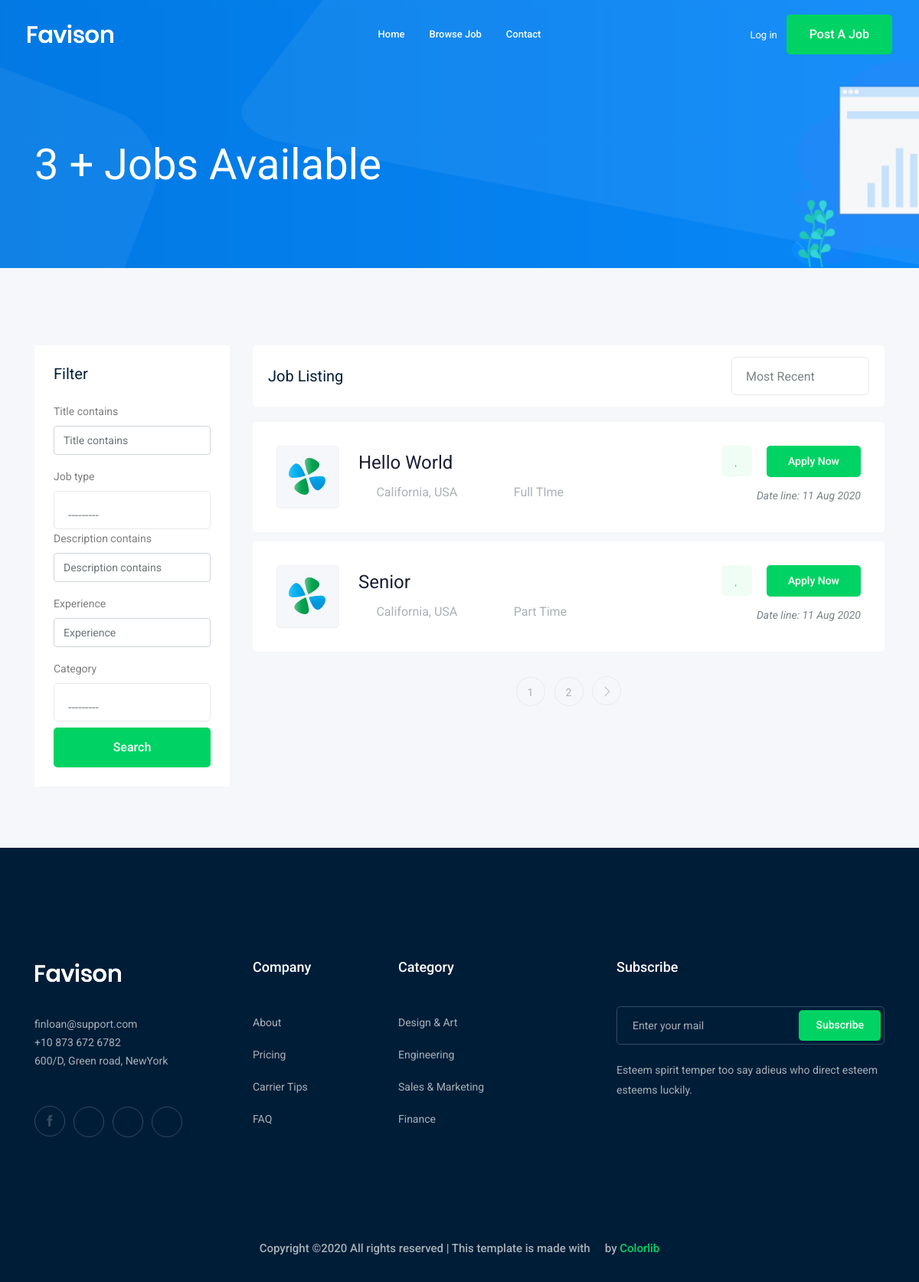
The page /job/ on the database its author committed.
### job/models.py (models this page shows, shortened)
class job(models.Model): # each class equal table in db
    owner = models.ForeignKey(User,related_name='job_owner', on_delete=models.CASCADE)
    title = models.CharField(max_length=100)
    job_type = models.CharField(max_length=15,choices=JOB_TYPE)
    description = models.TextField(max_length=1000)
    published_at = models.DateTimeField(auto_now=True)
    vacancy = models.IntegerField(default=1)
    salary = models.IntegerField(default=0)
    experience = models.IntegerField(default=1)
    category = models.ForeignKey('category',on_delete=models.CASCADE)
    image = models.ImageField(upload_to=image_upload)
    slug = models.SlugField(blank=True,null=True)
    def __str__(self):
        return self.title

### job/views.py (the view)
# urls.py: path('',views.job_list,name = "job_list"),
def job_list(request):
    job_list = job.objects.all()
    myfilter = JobFilter(request.GET,queryset=job_list)
    job_list = myfilter.qs
    n = 2
    paginator = Paginator(job_list,n) #show n page
    page_number = request.GET.get('page')
    page_obj = paginator.get_page(page_number)
    context = {'jobs':job_list,'page':page_obj,'myfilter':myfilter }
    return render(request,'job/job_list.html',context)

### job/models.py (called while the page is built)
    def __str__(self):
        return self.name

### job/templates/job/job_list.html (shortened to what this page needs)
{% extends 'base.html' %}
{% load bootstrap4 %}
{% block body %}
<div class="bradcam_area bradcam_bg_1">
<div class="container">
    <div class="row">
        <div class="col-xl-12">
            <div class="bradcam_text">
                <h3>{{jobs.count}} + Jobs Available</h3>
            </div>
        </div>
    </div>
</div>
</div>
<div class="job_listing_area plus_padding">
    <div class="container">
        <div class="row">
            <div class="col-lg-3">
                <div class="job_filter white-bg">
                    <div class="form_inner white-bg">
                        <h3>Filter</h3>
                        <form method="GET">
                        {% bootstrap_form myfilter.form %}
                        <input type="submit" value="Search" class="mt-2 boxed-btn3 w-100">
                        </form>
                    </div>
                </div>
            </div>
            <div class="col-lg-9">
                <div class="recent_joblist_wrap">
                    <div class="recent_joblist white-bg ">
                        <div class="row align-items-center">
                            <div class="col-md-6">
                                <h4>Job Listing</h4>
                            </div>
                            <div class="col-md-6">
                                <div class="serch_cat d-flex justify-content-end">
                                </div>
                            </div>
                        </div>
                    </div>
                </div>
                <div class="job_lists m-0">
                    <div class="row">
                        {% for i in page %}
                        <div class="col-lg-12 col-md-12">
                            <div class="single_jobs white-bg d-flex justify-content-between">
                                <div class="jobs_left d-flex align-items-center">
                                    <div class="thumb">
                                        <img src="img/svg_icon/1.svg" alt="">
                                    </div>
                                    <div class="jobs_conetent">
                                        <a href="{% url 'jobs:job_detail' i.slug %}"><h4>{{i}}</h4></a>
                                        <div class="links_locat d-flex align-items-center">
                                            <div class="location">
                                                <p> <i class="fa fa-map-marker"></i> California, USA</p>
                                            </div>
                                            <div class="location">
                                                <p> <i class="fa fa-clock-o"></i> {{i.job_type}}</p>
                                            </div>
                                        </div>
                                    </div>
                                </div>
                                <div class="jobs_right">
                                    <div class="apply_now">
                                        <a class="heart_mark" href="#"> <i class="fa fa-heart"></i> </a>
                                        <a href="{% url 'jobs:job_detail' i.slug %}" class="boxed-btn3">Apply Now</a>
                                    </div>
                                    <div class="date">
                                        <p>Date line: {{i.published_at|date:'d M o'}}</p>
                                    </div>
                                </div>
                            </div>
                        </div>
                        {% endfor %}
                    </div>
                    {% if page.has_other_pages %}
                    <div class="row">
                        <div class="col-lg-12">
                            <div class="pagination_wrap">
                                <ul>
                                    {% for i in page.paginator.page_range %}
                                    <li><a href="?page={{i}}"><span> {{i}} </span></a></li>
                                    {% endfor %}
                                    {% if page.has_next %}
                                    <li><a href="?page={{page.next_page_number}}"> <i class="ti-angle-right"></i> </a></li>
                                    {% endif %}
                                </ul>
                            </div>
                        </div>
                    </div>
                    {% endif %}
                </div>
            </div>
        </div>
    </div>
</div>
{% endblock body %}

### rows shown on the page
job: title "Hello World", job_type "Full TIme", published_at "11 Aug 2020"
job: title "Senior", job_type "Part Time", published_at "11 Aug 2020"

### other values the page prints
{{ jobs.count }} "3"
{{ i }} "1" "2"
